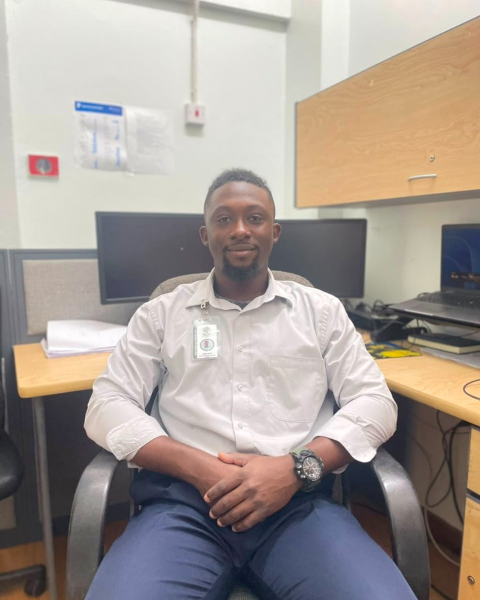
#> input picture portrait.jpg, 960 x 1200 px (shown at 1/2 size); its folder holds only this picture in this run
$ python -i enhance_photos.py   (imports and definitions only)
#> lines starting #> are read from the running program, lines starting #| are printed output that depends on the picture
from pathlib import Path

import cv2
import numpy as np
from PIL import Image, ImageEnhance, ImageFilter, ImageOps

src_dir = Path(
    r"C:\Users\admin\.cursor\projects\c-Users-admin-Desktop-tristoncarter\assets"
)
out_dir = Path(r"c:\Users\admin\Desktop\tristoncarter\public\photos\enhanced")
# [1 line not run here, left out]

files = sorted(src_dir.glob("*.png"))
wa = [p for p in files if "WhatsApp" in p.name or "WhatsApp_Iamage" in p.name]
targets = wa if wa else files


def enhance_pil(path: Path, scale: float = 2.0) -> Image.Image:
#> called with path = '../portrait.jpg', scale = 2
    img = Image.open(path).convert("RGB")
#> img is the input picture: PIL image 960x1200 RGB; mean R, G, B 163.8, 154.3, 147.9
    w, h = img.size
#> w = 960; h = 1200
    img = img.resize((int(w * scale), int(h * scale)), Image.Resampling.LANCZOS)
#> img: PIL image 1920x2400 RGB

    # Gentle denoise via slight blur then restore detail
    soft = img.filter(ImageFilter.MedianFilter(size=3))
    img = Image.blend(img, soft, 0.25)

    img = ImageEnhance.Contrast(img).enhance(1.12)
    img = ImageEnhance.Color(img).enhance(1.08)
    img = ImageEnhance.Sharpness(img).enhance(1.55)
    img = ImageOps.autocontrast(img, cutoff=1)
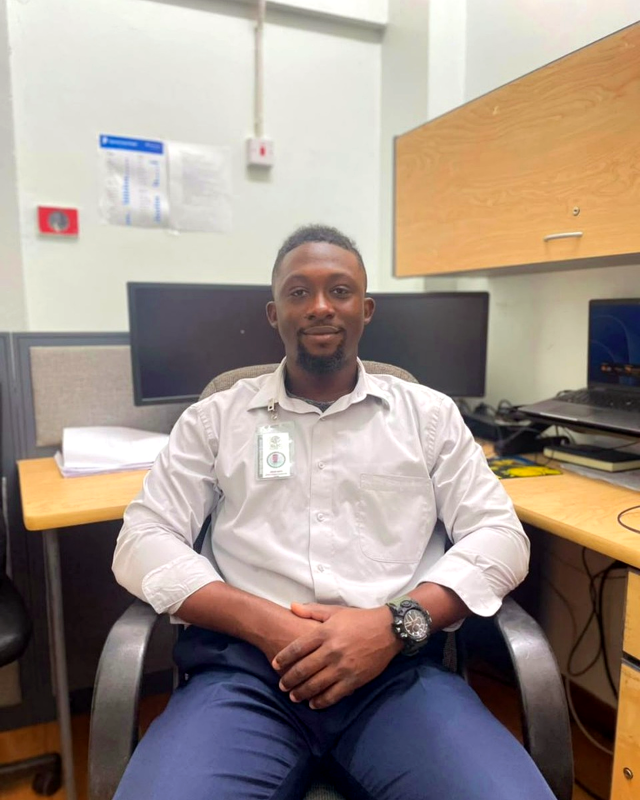
#> img: PIL image 1920x2400 RGB (shown at 1/3 size); mean R, G, B 159.6, 145.7, 136.3

    # OpenCV CLAHE for local contrast if available
    arr = cv2.cvtColor(np.array(img), cv2.COLOR_RGB2BGR)
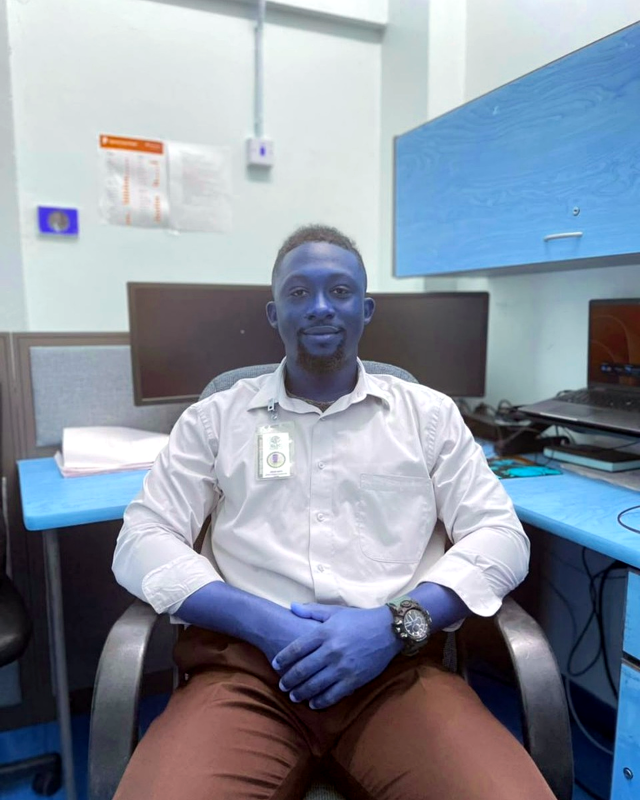
#> arr: shape (2400, 1920, 3) (shown at 1/3 size); mean R, G, B 136.3, 145.7, 159.6
    lab = cv2.cvtColor(arr, cv2.COLOR_BGR2LAB)
#> lab: shape (2400, 1920, 3); mean of channels 0, 1, 2 153.2, 132.8, 134.7
    l, a, b = cv2.split(lab)
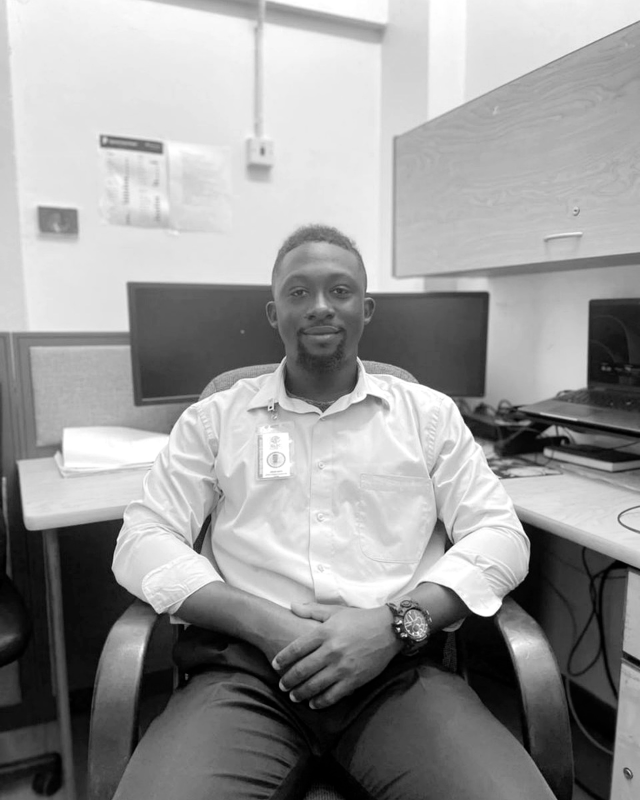
#> l: shape (2400, 1920) (shown at 1/3 size); min 0, max 255, mean 153.2
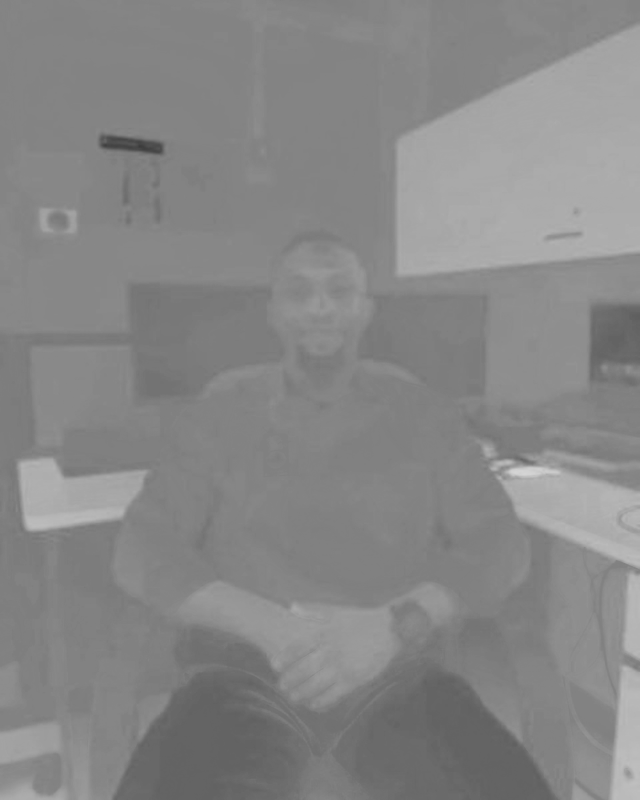
#> b: shape (2400, 1920) (shown at 1/3 size); min 57, max 213, mean 134.7
    clahe = cv2.createCLAHE(clipLimit=1.8, tileGridSize=(8, 8))
    l2 = clahe.apply(l)
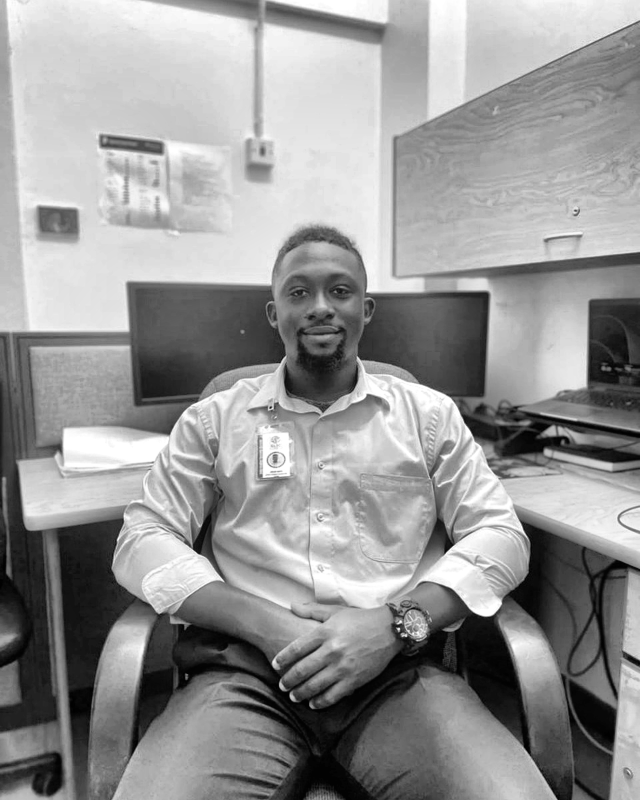
#> l2: shape (2400, 1920) (shown at 1/3 size); min 0, max 255, mean 149.7
    arr = cv2.cvtColor(cv2.merge([l2, a, b]), cv2.COLOR_LAB2BGR)
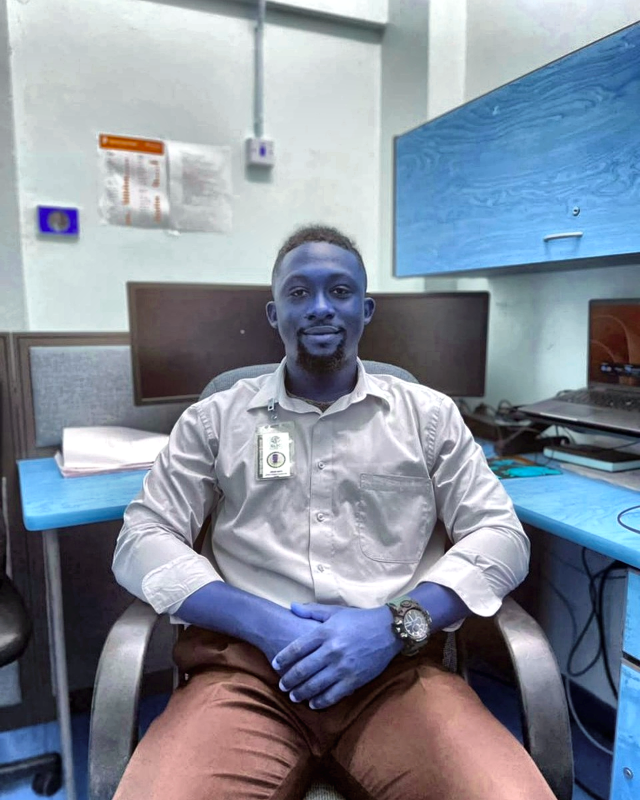
#> arr: shape (2400, 1920, 3) (shown at 1/3 size); mean R, G, B 132.2, 141.4, 155.2

    blur = cv2.GaussianBlur(arr, (0, 0), 1.0)
    arr = cv2.addWeighted(arr, 1.35, blur, -0.35, 0)
    return Image.fromarray(cv2.cvtColor(arr, cv2.COLOR_BGR2RGB))
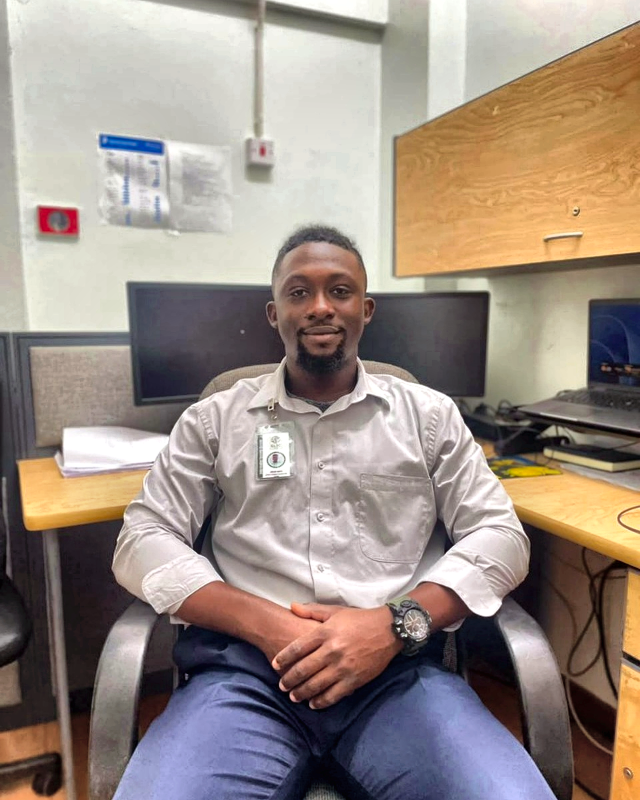
#> returned value: PIL image 1920x2400 RGB (shown at 1/3 size); mean R, G, B 155.2, 141.4, 132.2


def square_center_crop(img: Image.Image, ratio: float = 0.62) -> Image.Image:
    """Upper-biased crop useful for standing portraits."""
    w, h = img.size
    side = int(min(w, h) * ratio)
    left = (w - side) // 2
    top = max(0, int(h * 0.08))
    if top + side > h:
        top = h - side
    return img.crop((left, top, left + side, top + side))


# [19 lines not run here, left out]

>>> result = enhance_pil('../portrait.jpg')
